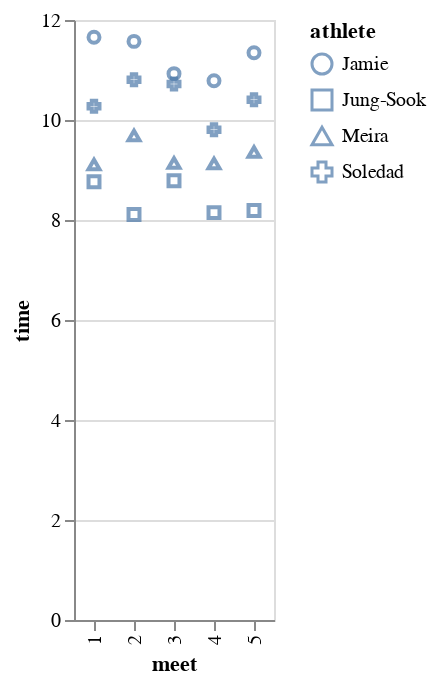

Source (notebook cell):
### Markdown cell above
Alternatively we can split this into 4 different individual graphs using facet.

### Code cell
chart = alt.Chart(df).mark_point()

chart = chart.encode(x='meet:N', y='time:Q', shape='athlete:N', tooltip=['athlete:N', 'meet:N'])
chart.configure_mark(size=50,color='red')

chart

### Figure 1 — Vega-Lite specification as saved in the notebook (floating-point values rounded to 4 significant figures)
{"config": {"view": {"continuousWidth": 400, "continuousHeight": 300}}, "data": {"name": "data-8387b6cfec8f0f69b7e2f33196ad6d27"}, "mark": "point", "encoding": {"shape": {"type": "nominal", "field": "athlete"}, "tooltip": [{"type": "nominal", "field": "athlete"}, {"type": "nominal", "field": "meet"}], "x": {"type": "nominal", "field": "meet"}, "y": {"type": "quantitative", "field": "time"}}, "$schema": "https://vega.github.io/schema/vega-lite/v4.8.1.json", "datasets": {"data-8387b6cfec8f0f69b7e2f33196ad6d27": [{"athlete": "Soledad", "meet": 1, "time": 10.27, "image": "https://srush.github.io/BT-AI/image1.jpeg"}, {"athlete": "Soledad", "meet": 2, "time": 10.8, "image": "https://srush.github.io/BT-AI/image1.jpeg"}, {"athlete": "Soledad", "meet": 3, "time": 10.72, "image": "https://srush.github.io/BT-AI/image1.jpeg"}, {"athlete": "Soledad", "meet": 4, "time": 9.804, "image": "https://srush.github.io/BT-AI/image1.jpeg"}, {"athlete": "Soledad", "meet": 5, "time": 10.4, "image": "https://srush.github.io/BT-AI/image1.jpeg"}, {"athlete": "Jamie", "meet": 1, "time": 11.66, "image": "https://srush.github.io/BT-AI/image2.jpeg"}, {"athlete": "Jamie", "meet": 2, "time": 11.57, "image": "https://srush.github.io/BT-AI/image2.jpeg"}, {"athlete": "Jamie", "meet": 3, "time": 10.93, "image": "https://srush.github.io/BT-AI/image2.jpeg"}, {"athlete": "Jamie", "meet": 4, "time": 10.79, "image": "https://srush.github.io/BT-AI/image2.jpeg"}, {"athlete": "Jamie", "meet": 5, "time": 11.35, "image": "https://srush.github.io/BT-AI/image2.jpeg"}, {"athlete": "Meira", "meet": 1, "time": 9.109, "image": "https://srush.github.io/BT-AI/image3.jpeg"}, {"athlete": "Meira", "meet": 2, "time": 9.69, "image": "https://srush.github.io/BT-AI/image3.jpeg"}, {"athlete": "Meira", "meet": 3, "time": 9.14, "image": "https://srush.github.io/BT-AI/image3.jpeg"}, {"athlete": "Meira", "meet": 4, "time": 9.13, "image": "https://srush.github.io/BT-AI/image3.jpeg"}, {"athlete": "Meira", "meet": 5, "time": 9.361, "image": "https://srush.github.io/BT-AI/image3.jpeg"}, {"athlete": "Jung-Sook", "meet": 1, "time": 8.764, "image": "https://srush.github.io/BT-AI/image4.jpeg"}, {"athlete": "Jung-Sook", "meet": 2, "time": 8.112, "image": "https://srush.github.io/BT-AI/image4.jpeg"}, {"athlete": "Jung-Sook", "meet": 3, "time": 8.787, "image": "https://srush.github.io/BT-AI/image4.jpeg"}, {"athlete": "Jung-Sook", "meet": 4, "time": 8.148, "image": "https://srush.github.io/BT-AI/image4.jpeg"}, {"athlete": "Jung-Sook", "meet": 5, "time": 8.19, "image": "https://srush.github.io/BT-AI/image4.jpeg"}]}}
